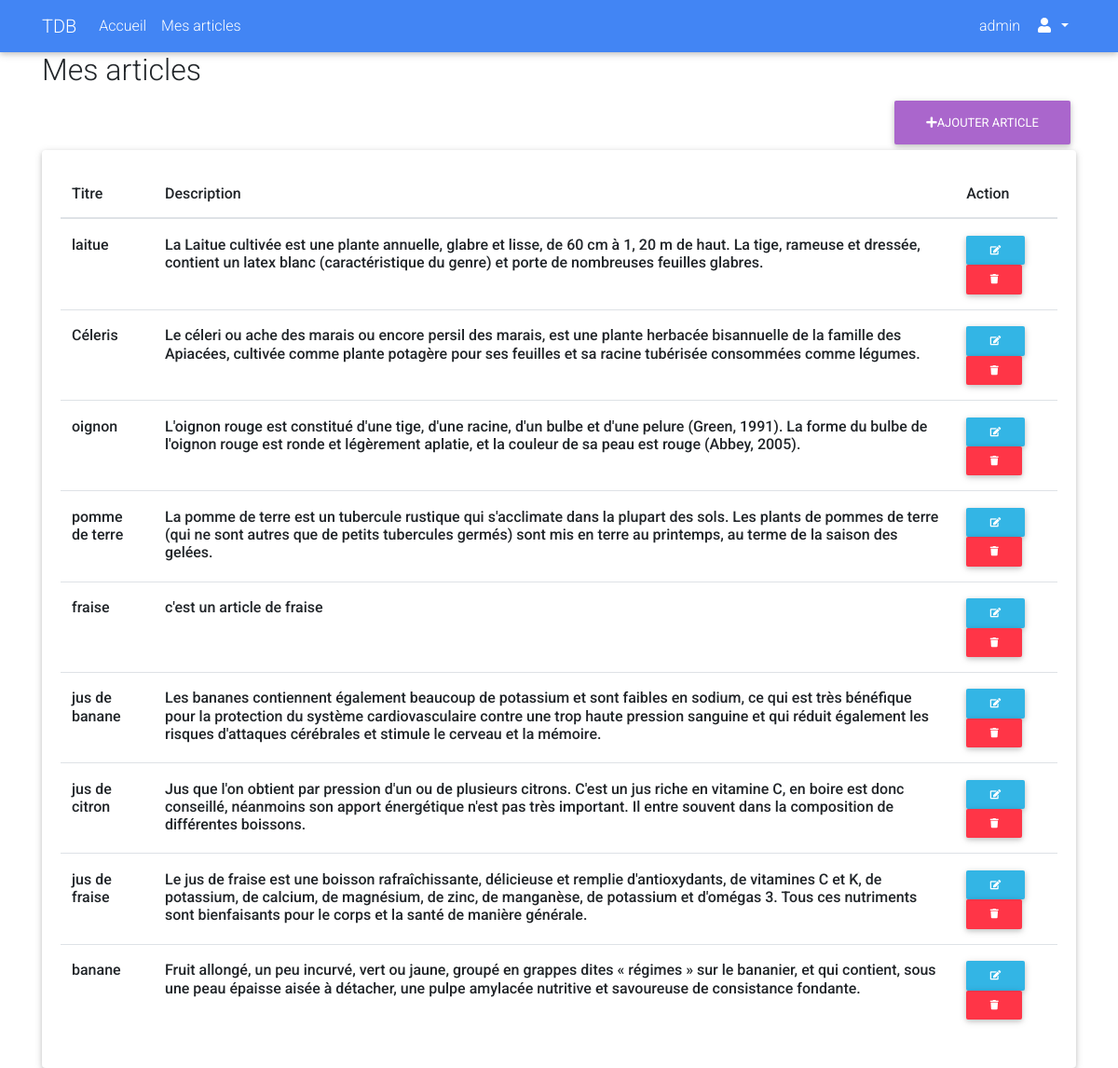
Page /my-admin/my-articles (signed in) on the committed database.
### blog/models.py (models this page shows, shortened)
class Article (models.Model):
    user = models.ForeignKey(User,on_delete=models.CASCADE,null=True)
    title=models.CharField(max_length=50)
    category=models.ForeignKey(Category,on_delete=models.CASCADE)
    desc=models.TextField()
    image=models.ImageField(null=True,blank=True)
    created_at=models.DateTimeField(auto_now_add=True)
    updated_at=models.DateTimeField(auto_now_add=True)
    def __str__(self):
        return self.title

### app_admin/views.py (the view)
# urls.py: path('my-articles', user_articles, name="my-articles"),
def user_articles(request):
    if not request.user.is_authenticated:
        return redirect('home')
    list_articles = Article.objects.filter(user=request.user)
    return render(request, 'my-articles.html', {'list_articles': list_articles})

### app_admin/templates/my-articles.html (shortened to what this page needs)
{% extends 'partials/base.html' %}
{% block content %}
<div class="container">
    <div class="row">
        <div class="col-md-12"><h2>Mes articles</h2></div>
        <div class="col-md-12">
            <a href="{%  url 'ajouter-article' %}" class="btn btn-secondary float-right"><i class="fas fa-plus"></i>Ajouter article</a>
        </div>
        <div class="col-md-12">
            <div class="card">
                <div class="card-body">
                    <table class="table table-hover">
                        <thead>
                            <tr>
                                <th class="h6">Titre</th>
                                <th class="h6">Description</th>
                                <th class="h6">Action</th>
                            </tr>
                        </thead>
                        <tbody>
                            {% for article in list_articles %}
                                <tr>
                                    <td class="h6"><a href="">{{ article }}</a></td>
                                    <td class="h6"><a href="">{{ article.desc }}</a></td>
                                    <td>
                                        <a href="{% url 'update-article' article.pk %}" class="btn btn-info btn-sm"><i class="fa fa-edit"></i></a>
                                        <a href="{% url 'delete-article' article.pk %}" class="btn btn-danger btn-sm"><i class="fa fa-trash"></i></a>
                                    </td>
                                </tr>
                            {% endfor %}
                        </tbody>
                    </table>
                </div>
            </div>
        </div>
    </div>
</div>
{% endblock %}

### app_admin/templates/partials/base.html (shortened to what this page needs)
<!DOCTYPE html>
  {%  load static %}
<html lang="en">
<head>
    <link rel="stylesheet" href="https://use.fontawesome.com/releases/v5.11.2/css/all.css">
    <link rel="stylesheet" href="{% static 'css/bootstrap.min.css' %}">
    <link rel="stylesheet" href="{%  static 'css/mdb.min.css' %}">
</head>
<body>
         {% include 'partials/_navadmin.html' %}
            {% block content %}
            {% endblock  %}
</body>
</html>

### app_admin/templates/partials/_navadmin.html (shortened to what this page needs)
<nav class="navbar navbar-expand-lg navbar-dark bg-primary">
    <div class="container">
        <a class="navbar-brand text-white">TDB</a>
        <div class="collapse navbar-collapse" id="navbarButtonsExample">
            <ul class="navbar-nav me-auto mb-2 mb-lg-0">
                <li class="nav-item">
                    <a class="nav-link" href="{% url 'home' %}">Accueil</a>
                </li>
                <li class="nav-item">
                    <a class="nav-link" href="{% url 'my-articles' %}">Mes articles</a>
                </li>
            </ul>
            <ul class="navbar-nav ml-auto nav-flex-icons">
                  {%  if user.is_authenticated %}
                <li class="nav-item">
                     <span class="nav-link">{{user.username}}</span>
                </li>
                    {%  endif %}
                    <li class="nav-item dropdown">
                        <a class="nav-link dropdown-toggle" href="#" id="navbarDropdown" role="button" data-toggle="dropdown" aria-haspopup="true" aria-expanded="false">
                            <i class="fas fa-user text-white"></i>
                        </a>
                      </li>
            </ul>
        </div>
    </div>
</nav>

### rows in the picture
Article: title "laitue", desc "La Laitue cultivée est une plante annuelle, glabre et lisse, de 60 cm à 1, 20 m de haut. La tige, rameuse et dressée, contient un latex blanc (caractéristique du genre) et porte de nombreuses feuilles glabres."
Article: title "Céleris", desc "Le céleri ou ache des marais ou encore persil des marais, est une plante herbacée bisannuelle de la famille des Apiacées, cultivée comme plante potagère pour ses feuilles et sa racine tubérisée consommées comme légumes."
Article: title "oignon", desc "L'oignon rouge est constitué d'une tige, d'une racine, d'un bulbe et d'une pelure (Green, 1991). La forme du bulbe de l'oignon rouge est ronde et légèrement aplatie, et la couleur de sa peau est rouge (Abbey, 2005)."
Article: title "pomme de terre", desc "La pomme de terre est un tubercule rustique qui s'acclimate dans la plupart des sols. Les plants de pommes de terre (qui ne sont autres que de petits tubercules germés) sont mis en terre au printemps, au terme de la saison des gelées."
Article: title "fraise", desc "c'est un article de fraise"
Article: title "jus de banane", desc "Les bananes contiennent également beaucoup de potassium et sont faibles en sodium, ce qui est très bénéfique pour la protection du système cardiovasculaire contre une trop haute pression sanguine et qui réduit également les risques d'attaques cérébrales et stimule le cerveau et la mémoire."
Article: title "jus de citron", desc "Jus que l'on obtient par pression d'un ou de plusieurs citrons. C'est un jus riche en vitamine C, en boire est donc conseillé, néanmoins son apport énergétique n'est pas très important. Il entre souvent dans la composition de différentes boissons."
Article: title "jus de fraise", desc "Le jus de fraise est une boisson rafraîchissante, délicieuse et remplie d'antioxydants, de vitamines C et K, de potassium, de calcium, de magnésium, de zinc, de manganèse, de potassium et d'omégas 3. Tous ces nutriments sont bienfaisants pour le corps et la santé de manière générale."
Article: title "banane", desc "Fruit allongé, un peu incurvé, vert ou jaune, groupé en grappes dites « régimes » sur le bananier, et qui contient, sous une peau épaisse aisée à détacher, une pulpe amylacée nutritive et savoureuse de consistance fondante."

### other values in the picture
{{ user.username }} "admin"
